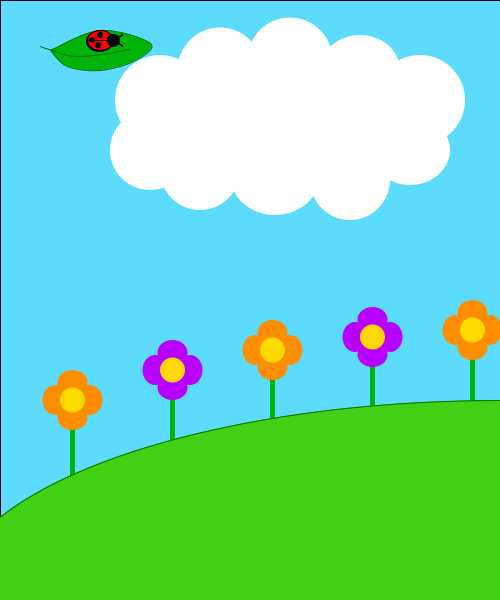
Frame 1 (no input)
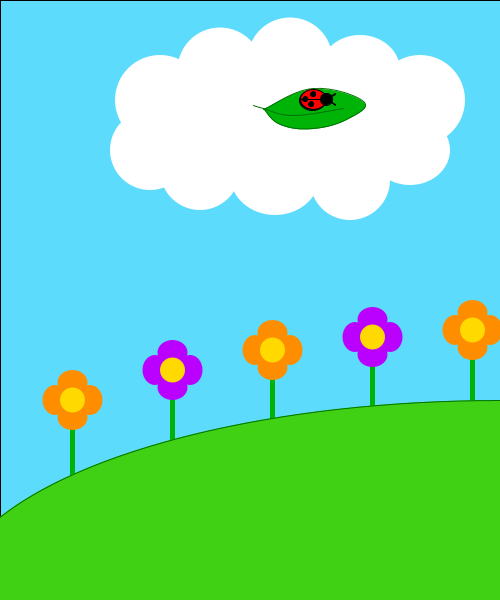
Frame 60 (the mouse pressed at the canvas centre just before this capture)
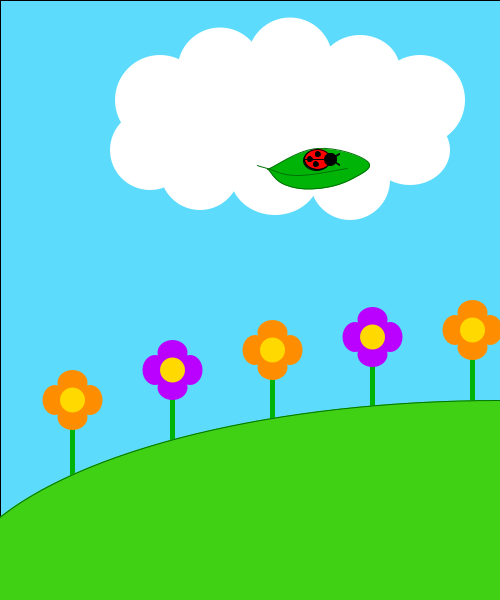
Frame 120 (the mouse held since frame 60 and released just before this capture)

The Processing sketch that drew these frames (run headless with seeded random() and noise(); from frame 60 on, the mouse is pressed at the canvas centre):

// Processing sketch: processing_69788
// ── processing_69788.pde

//Michelle Z, CP1 4-5, Functions and Animation (Ladybugs)

float x = 0;
int y = 0;
float xChange = 0.2;
float ladybugX = 0;
float secondLadybugX = 0;
int antennaeTwitch1 = 0;
int antennaeTwitch2 = 0;

void setup()
{
  size(500, 600);
  smooth();
}

void draw()
{
  fill(92, 219, 252);
  rect(0, 0, 500, 600);
  cloud();
  flowers();
  hill();
  leafAndLadybugs();
}

void mouseClicked()
{
  x = 0;
  y = 0;
  xChange = 0.2;
  ladybugX = 0;
  secondLadybugX = 0;
}

void cloud()
{
  fill(255);
  noStroke();
  ellipse(300, 120, 300, 150);
  ellipse(220, 70, 85, 85);
  ellipse(290, 60, 85, 85);
  ellipse(360, 70, 80, 70);
  ellipse(420, 100, 90, 90);
  ellipse(410, 150, 80, 70);
  ellipse(350, 180, 80, 80);
  ellipse(275, 175, 90, 80);
  ellipse(200, 170, 80, 80);
  ellipse(150, 150, 80, 80);
  ellipse(160, 100, 90, 90);
}

void flowers()
{
  noStroke();
  fill(0, 180, 7);
  rect(70, 400, 5, 100);
  rect(170, 370, 5, 100);
  rect(270, 350, 5, 100);
  rect(370, 337, 5, 100);
  rect(470, 330, 5, 100);
  fill(255, 141, 0);
  ellipse(55, 400, 25, 30);
  ellipse(90, 400, 25, 30);
  ellipse(72.5, 382.5, 30, 25);
  ellipse(72.5, 417.5, 30, 25);
  ellipse(272.5-17.5, 350, 25, 30);
  ellipse(272.5+17.5, 350, 25, 30);
  ellipse(272.5, 350+17.5, 30, 25);
  ellipse(272.5, 350-17.5, 30, 25);
  ellipse(472.5-17.5, 330, 25, 30);
  ellipse(472.5+17.5, 330, 25, 30);
  ellipse(472.5, 330+17.5, 30, 25);
  ellipse(472.5, 330-17.5, 30, 25);
  fill(186, 0, 255);
  ellipse(172.5-17.5, 370, 25, 30);
  ellipse(172.5+17.5, 370, 25, 30);
  ellipse(172.5, 370-17.5, 30, 25);
  ellipse(172.5, 370+17.5, 30, 25);
  ellipse(372.5-17.5, 337, 25, 30);
  ellipse(372.5+17.5, 337, 25, 30);
  ellipse(372.5, 337-17.5, 30, 25);
  ellipse(372.5, 337+17.5, 30, 25);
  fill(255, 217, 0);
  ellipse(72.5, 400, 25, 25);
  ellipse(172.5, 370, 25, 25);
  ellipse(272.5, 350, 25, 25);
  ellipse(372.5, 337, 25, 25);
  ellipse(472.5, 330, 25, 25);
}

void hill()
{
  fill(64, 209, 21);
  stroke(0, 113, 4);
  ellipse(500, 600, 1100, 400);
} 

void leafAndLadybugs()
{
  //leaf
  stroke(0, 113, 4);
  fill(0, 180, 7);
  beginShape();
  curveVertex(50+x, 50+y);
  curveVertex(50+x, 50+y);
  curveVertex(100+x, 30+y);
  curveVertex(150+x, 43+y);
  curveVertex(135+x, 60+y);
  curveVertex(100+x, 70+y);
  curveVertex(67+x, 66+y);
  curveVertex(50+x, 50+y);
  curveVertex(50+x, 50+y);
  endShape();

  //line on leaf
  noFill();
  curveTightness(-.2);
  beginShape();
  curveVertex(40+x, 46+y);
  curveVertex(40+x, 46+y);
  curveVertex(50+x, 50+y);
  curveVertex(80+x, 57+y);
  curveVertex(130+x, 50+y);
  curveVertex(130+x, 50+y);
  endShape();

  //ladybug
  stroke(0);
  fill(0);
  ellipse(99+x+ladybugX, 41+y, 26, 20);
  fill(255, 0, 0);
  ellipse(100+x+ladybugX, 40+y, 26, 20);
  fill(0);
  ellipse(113+x+ladybugX, 40+y, 12, 12);
  ellipse(100+x+ladybugX, 35+y, 5, 5);
  ellipse(92+x+ladybugX, 40+y, 5, 5);
  ellipse(98+x+ladybugX, 45+y, 5, 5);
  line(87+x+ladybugX, 40+y, 113+x+ladybugX, 40+y);
  line(113+x+ladybugX, 40+y, 122+x+ladybugX, 35+y+antennaeTwitch1);
  line(113+x+ladybugX, 39+y, 122+x+ladybugX, 34+y+antennaeTwitch1);
  line(113+x+ladybugX, 40+y, 122+x+ladybugX, 45+y+antennaeTwitch2);
  line(113+x+ladybugX, 39+y, 122+x+ladybugX, 46+y+antennaeTwitch2);

  //second ladybug
  stroke(0);
  fill(0);
  ellipse(531+secondLadybugX, 541, 26, 20);
  fill(255, 0, 0);
  ellipse(530+secondLadybugX, 540, 26, 20);
  fill(0);
  ellipse(530-13+secondLadybugX, 540, 12, 12);
  ellipse(530+secondLadybugX, 535, 5, 5);
  ellipse(538+secondLadybugX, 540, 5, 5);
  ellipse(528+secondLadybugX, 545, 5, 5);
  line(530-13+secondLadybugX, 540, 543+secondLadybugX, 540);
  line(530-13+secondLadybugX, 540, 530-22+secondLadybugX, 495+40+antennaeTwitch2);
  line(530-13+secondLadybugX, 540, 530-22+secondLadybugX, 494+40+antennaeTwitch2);
  line(530-13+secondLadybugX, 540, 530-22+secondLadybugX, 545+antennaeTwitch1);
  line(530-13+secondLadybugX, 540, 530-22+secondLadybugX, 546+antennaeTwitch1);

  //movement
  frameRate(50);
  x = x + xChange;
  if (x > 250)
  {
    xChange = xChange - 0.2;
  }
  if (x < 50)
  {
    xChange = xChange + 0.2;
  }

  y = y + 1;
  if (y > 500)
  {
    frameRate(10);
    y = y - 1;
    xChange = 0;
    ladybugX = ladybugX + 0.7;
    secondLadybugX = secondLadybugX - 0.7;
    if (ladybugX > 120)
    {
      frameRate(5);
      ladybugX = ladybugX - 0.7;
      secondLadybugX = secondLadybugX + 0.7;
      antennaeTwitch1 = antennaeTwitch1 + 1;
      antennaeTwitch2 = antennaeTwitch2 - 1;
      if (antennaeTwitch1 == 1)
      {
        antennaeTwitch1 = antennaeTwitch1 - 2;
        antennaeTwitch2 = antennaeTwitch2 + 2;
      }
    }
  }
}
